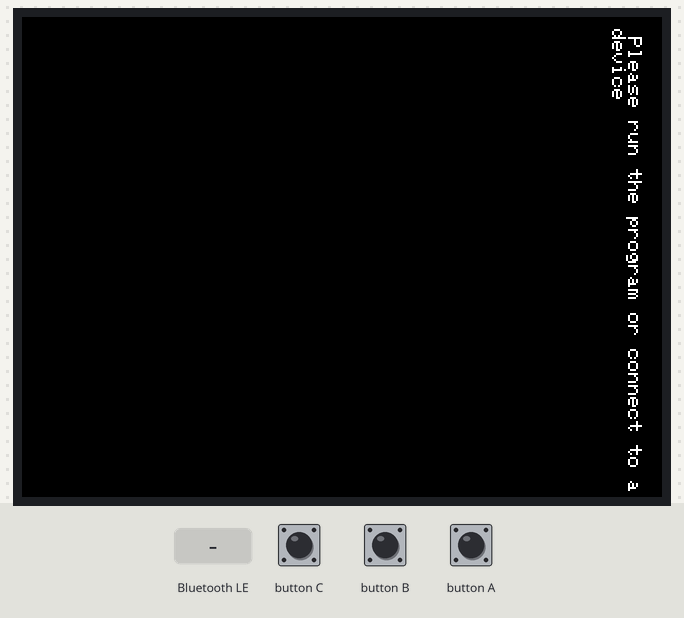
Recording of a sketch running on a simulated ESP32. On the bench: 320×240 colour display. The inputs (shaded band) are chosen by the test bench. Nothing arrives over Bluetooth unless stated; a phone connects over Bluetooth LE 3 s after start.

Above: at 1.8 s.
1.9 s: Bluetooth LE write "1" received
At 2.3 s:
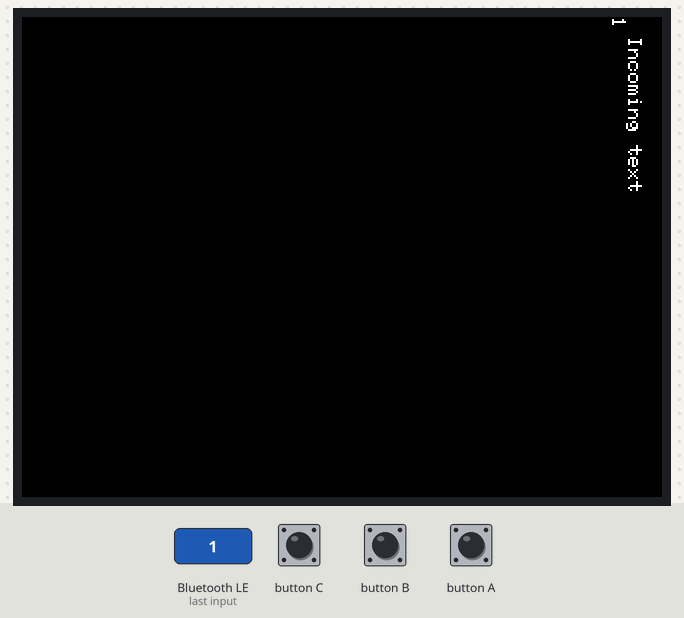
At 4.6 s:
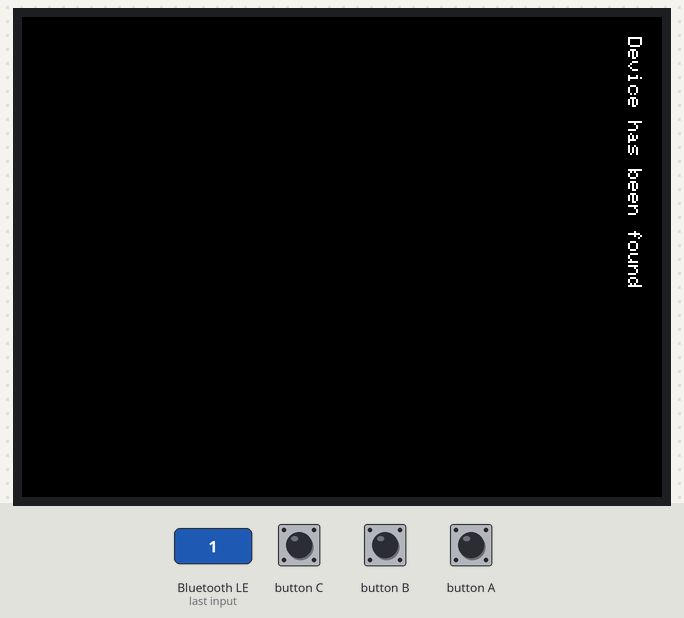
4.9 s: Bluetooth LE write "0" received
Timing chart, 0 to 7.9 s (numbered marks = the images above; inputs shaded):
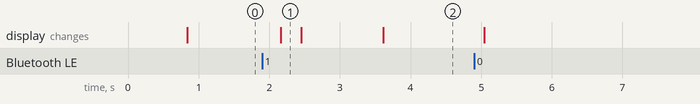

The sketch:

M5Label.ino
```cpp
/////////////////////////////////////////////////////////////
//Jan Gomez
//Proffesor kyle Jhonsen
//Lab 5  arduino
//IM going to make a quick conclusion here basically all my
//system is controlled by bool commands
//it works like swiches and easy to make it fluent

//////////////////////////////////////////////////////////////////////////
///here are the modules
//the library and the server
//for the bluetooth connection basically
// the code we were given in the class
#include <M5Unified.h>
#include <BLEDevice.h>
#include <BLEServer.h>
#include <BLE2902.h>
#include "esp_gap_ble_api.h"
#include <M5GFX.h>

//this COMMUNICATION is our "MAIN CHANNEL"
#define COMMUNICATION_UUID "8fc5ff9a-33c5-42c8-b557-eabbb0f956d2"
#define CHARACTERISTIC_UUID "7d753f58-ba8f-4833-9f9a-e36a59af7516"
#define USER_DELIVER_TO_UUID "995ad5d6-47f2-4414-8f2a-30a11b849a60"

M5Canvas canvas(&M5.Display);

BLEServer* pServer = NULL;
BLECharacteristic* pCharacteristic = NULL;
bool deviceConnected = false;
bool advertising = false;
//bool off = false;
String message_from_computer="";
//tryin to get only the battery values
#pragma pack(1)
typedef struct{
  uint16_t batt;
  char instructions[6];
} Packet;
Packet p;

//this is from my computer to the M5 using onWrite function that allow the
//M5 to receive the messages from the computer
class ComputerTOMC : public BLECharacteristicCallbacks{
  void onWrite(BLECharacteristic *pCharacteristic){
    //this basically transform the inputs from python to conver the string to arduino type string
    message_from_computer = String(pCharacteristic->getValue().c_str());
    //I will skip all design (CANVAS) since we already learn it or did it before
    canvas.setRotation(1);
    canvas.fillScreen(BLACK);
    canvas.setCursor(10,10);
    canvas.setTextSize(1);
    canvas.setTextColor(WHITE);
    canvas.println("Incoming text");
    canvas.println(message_from_computer);
    canvas.pushSprite(0,0);
  }
};
// this is only the server from M5 to Python or my computer im still
//working on it
class MyCallbacks : public BLEServerCallbacks{
  void onConnect(BLEServer* pServer, esp_ble_gatts_cb_param_t* param){
    canvas.setRotation(1);
    canvas.fillScreen(BLACK);
    canvas.setCursor(10,10);
    canvas.setTextSize(1);
    canvas.setTextColor(WHITE);
    canvas.println("Device has been found");
    canvas.pushSprite(0,0);
    deviceConnected = true;
    advertising = false;
    delay(1000);
  }
  void onDisconnect(BLEServer* pServer){
    canvas.setRotation(1);
    canvas.fillScreen(BLACK);
    canvas.setCursor(10,10);
    canvas.setTextSize(1);
    canvas.setTextColor(WHITE);
    canvas.println("Device not found");
    canvas.pushSprite(0,0);
    deviceConnected = false;
    advertising = true;
    //delay(500);
    //this helps the m5stick if it looses connection to immediately
    //try and pick up the signal
    pServer->startAdvertising();
  }
};

void setup(){
  //ignore this im just rying to make it look fancy :D
  M5.begin();


  canvas.createSprite(M5.Display.width(),M5.Display.height());
  canvas.setRotation(1);
  canvas.fillScreen(BLACK);
  canvas.setCursor(10,10);
  canvas.setTextSize(2);
  canvas.setTextColor(WHITE);
  canvas.println("Welcome please wait while we detect your device");
  canvas.pushSprite(0,0);
  BLEDevice::init("M5StickCPlusJanG");
  //server is created
  pServer = BLEDevice::createServer();
  //Mycallbacks is "invoke" to let the user known if the device has been connect
  //to the m5 is scytablish and data is stored
  ///IMPORTANT THIS SEND THE CHRACTERS EITHER Q OR C TO PYTHON
  pServer->setCallbacks(new MyCallbacks());
  BLEService* pService = pServer->createService(COMMUNICATION_UUID);
  //here is where the data gets push or deliver spacially
  //for the data of the Battery of the M5Stick
  pCharacteristic = pService->createCharacteristic(
    CHARACTERISTIC_UUID,
    BLECharacteristic::PROPERTY_READ | BLECharacteristic::PROPERTY_NOTIFY);
  //this allow the notifications to communicate to each other
  pCharacteristic->addDescriptor(new BLE2902());

  //THIS PART RECEIVES ANY INPUT FROM THE COMPUTER
  //it would be the same steps except there is mall catch
  //instead of sending we let arduino that is also going to send data to the client
  BLECharacteristic* pReceiveChar = pService->createCharacteristic(
  USER_DELIVER_TO_UUID,
  BLECharacteristic::PROPERTY_WRITE | BLECharacteristic::PROPERTY_NOTIFY);
  pReceiveChar->setCallbacks(new ComputerTOMC());
  pReceiveChar->addDescriptor(new BLE2902());
  pService->start();
  BLEAdvertising* pAdvertising = BLEDevice::getAdvertising();
  pAdvertising->addServiceUUID(COMMUNICATION_UUID);

  BLEDevice::startAdvertising();
  //canvas.setRotation(1);
  canvas.fillScreen(BLACK);
  canvas.setCursor(10,10);
  canvas.setTextSize(1);
  canvas.setTextColor(WHITE);
  canvas.println("Waiting for data");
  canvas.pushSprite(0,0);
}
void loop(){
  M5.update();
  //M5.Display.setRotation(1);
  //Here are the main controls to take pic and quit the program
  bool off = false;
  if (deviceConnected && !off){
    bool next_action = false;
    if(M5.BtnA.wasPressed()){

      strcpy(p.instructions, "c");
      next_action = true;
    }
    if(M5.BtnB.wasPressed()){
      strcpy(p.instructions, "q");
      next_action = true;
      off = true;
    }
    p.batt = M5.Power.getBatteryVoltage() * 1000;
    if (next_action){
      pCharacteristic->setValue((uint8_t*)&p, sizeof(Packet));
      pCharacteristic->notify();
    }

    delay(10);
  }
  //if disconected would not do anything
  if(!deviceConnected && !advertising){
    BLEDevice::startAdvertising();
    canvas.setRotation(1);
    canvas.fillScreen(BLACK);
    canvas.setCursor(10,10);
    canvas.setTextSize(1);
    canvas.setTextColor(WHITE);
    canvas.println("Please run the program or connect to a device");
    canvas.pushSprite(0,0);
    advertising = false;

  }
}
```

Measured:
- after the input at 1.9 s, the display: changes after 0.26 s (image 1)
